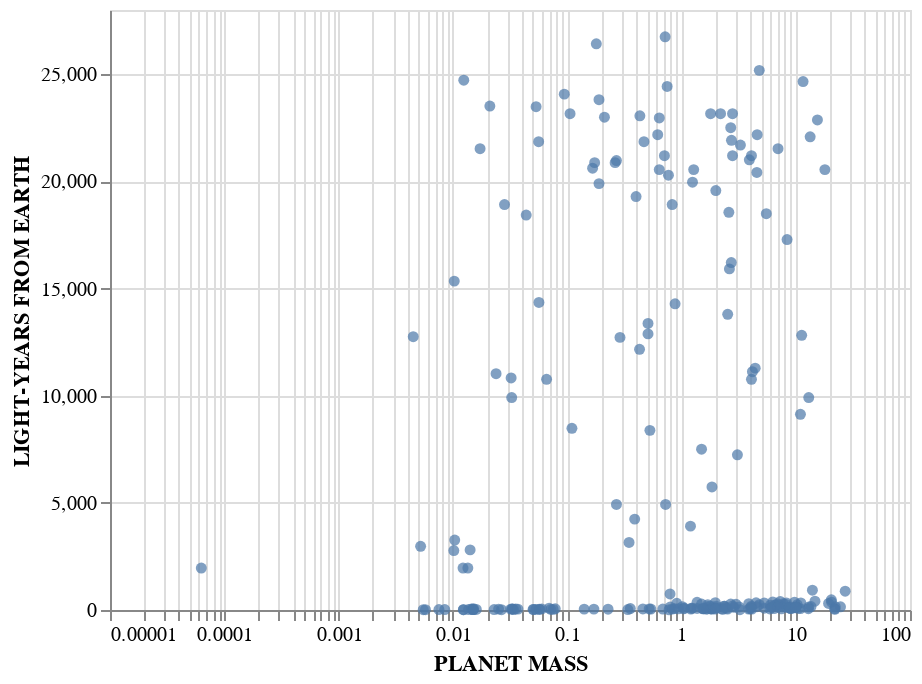

Notebook source saved alongside this figure:
### Markdown cell above
This looks very bunched up in mass!  Why don't we try ploting the LIGHT-YEARS FROM EARTH as a function of the log of the PLANET MASS instead?

### Code cell
alt.Chart(df).mark_circle().encode(
    x=alt.X('PLANET MASS:Q',scale=alt.Scale(type="log")),
    y='LIGHT-YEARS FROM EARTH:Q'
)

### Figure 1 — Vega-Lite specification as saved in the notebook (floating-point values rounded to 4 significant figures; data arrays with more than 128 entries replaced by an {"elided": "..."} marker saying what was removed)
{"config": {"view": {"continuousWidth": 400, "continuousHeight": 300}}, "data": {"name": "data-0d175c4718245bebc47455ecf856a5b6"}, "mark": "circle", "encoding": {"x": {"field": "PLANET MASS", "scale": {"type": "log"}, "type": "quantitative"}, "y": {"field": "LIGHT-YEARS FROM EARTH", "type": "quantitative"}}, "$schema": "https://vega.github.io/schema/vega-lite/v4.17.0.json", "datasets": {"data-0d175c4718245bebc47455ecf856a5b6": {"elided": "234 records"}}}
